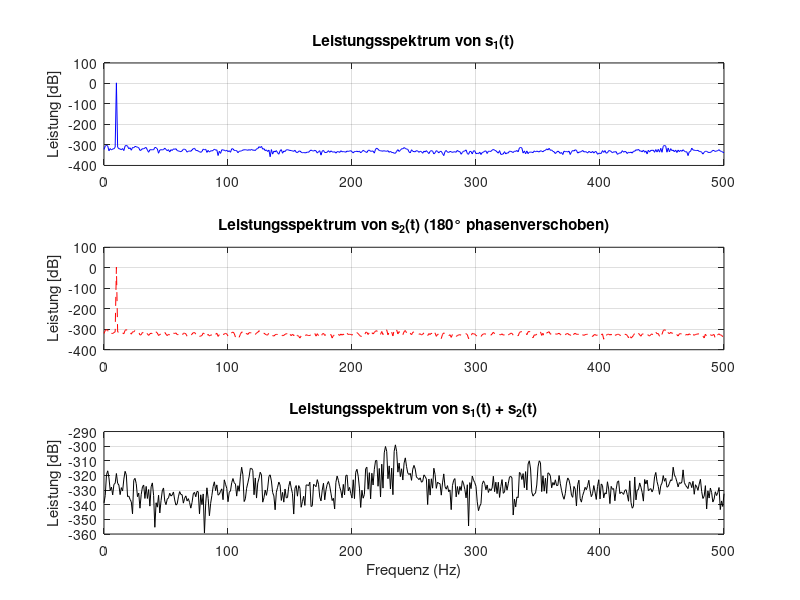

This chart was generated by the following MATLAB code:
% Parameter
f = 10;               % Signal-Frequenz in Hz
fs = 1000;            % Abtastrate in Hz
T = 1/fs;             
L = 1000;             % Länge des Signals (1 Sekunde)
t = (0:L-1)*T;        % Zeitvektor
phi = pi;             % 180 Grad

% Sinusschwingungen mit Euler
s1 = exp(1j * 2*pi*f*t);           % e^(jωt)
s2 = exp(1j * (2*pi*f*t + phi));   % e^(j(ωt + π)) = -e^(jωt)
s_sum = s1 + s2;

% --- Leistungsspektrum berechnen ---
S1 = fft(s1);
S2 = fft(s2);
Ssum = fft(s_sum);

% Einseitige Leistungsspektren
P1 = abs(S1/L).^2;
P2 = abs(S2/L).^2;
Psum = abs(Ssum/L).^2;

% Nur erste Hälfte der FFT (einseitig)
N = L/2 + 1;
f_axis = fs*(0:(N-1))/L;

% Leistungsspektren normieren
P1 = P1(1:N); P2 = P2(1:N); Psum = Psum(1:N);
P1(2:end-1) = 2*P1(2:end-1);
P2(2:end-1) = 2*P2(2:end-1);
Psum(2:end-1) = 2*Psum(2:end-1);

% --- Plot ---
figure;
subplot(3,1,1);
plot(f_axis, 10*log10(P1), 'b');
title('Leistungsspektrum von s_1(t)');
ylabel('Leistung [dB]');
grid on;

subplot(3,1,2);
plot(f_axis, 10*log10(P2), 'r--');
title('Leistungsspektrum von s_2(t) (180° phasenverschoben)');
ylabel('Leistung [dB]');
grid on;

subplot(3,1,3);
plot(f_axis, 10*log10(Psum), 'k');
title('Leistungsspektrum von s_1(t) + s_2(t)');
xlabel('Frequenz (Hz)');
ylabel('Leistung [dB]');
grid on;
